Frame 1 (no input): blank canvas, image omitted
Frame 60 (no input): blank canvas, image omitted
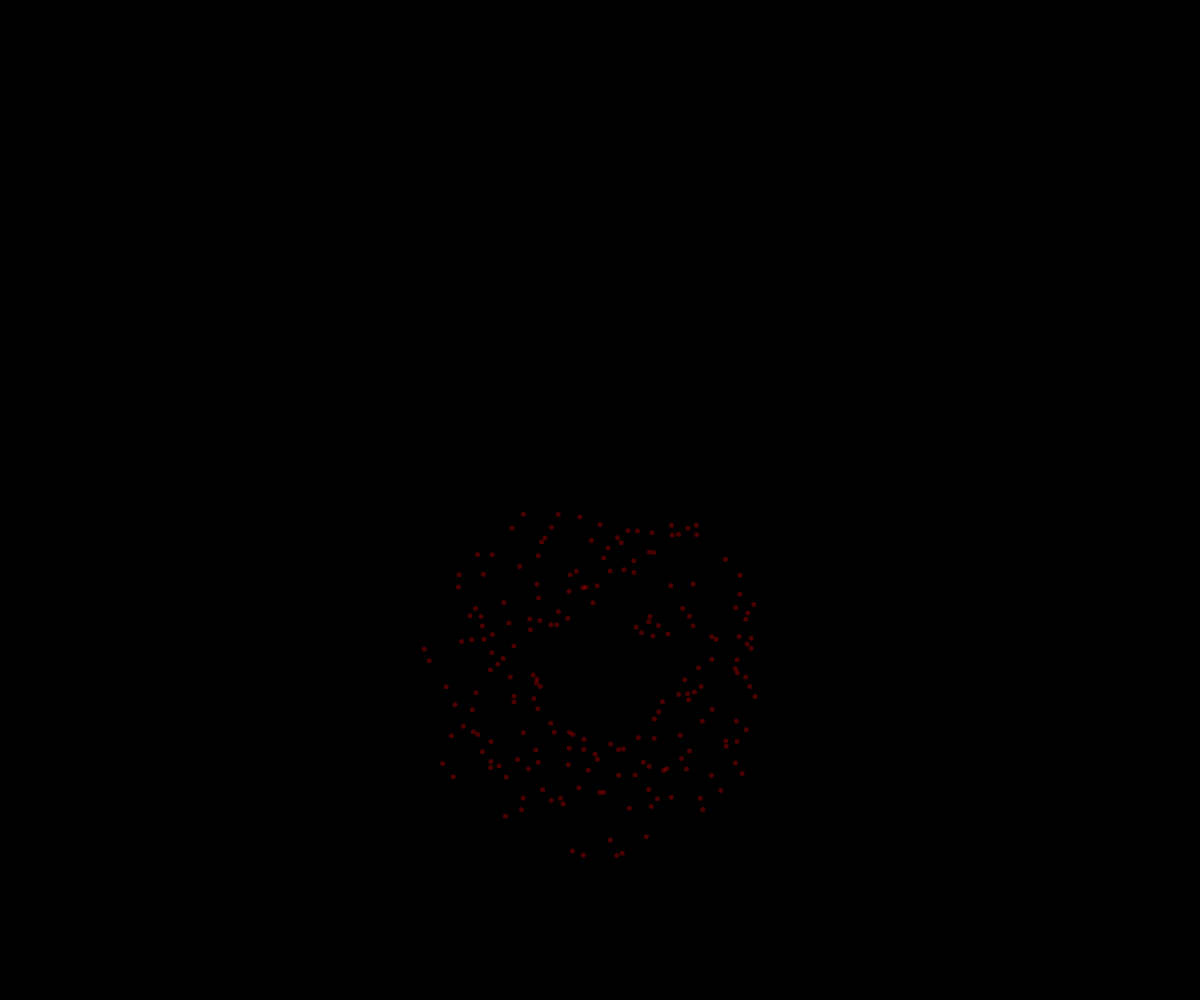
Frame 120 (the mouse pressed at the canvas centre since frame 60)

The p5.js sketch whose frames 1 and 60 were blank and that drew this single picture after the mouse press (run headless with seeded random() and noise() and a simulated clock; from frame 60 on, the mouse is pressed at the canvas centre):

// p5.js sketch
// ── sketch.js
// Fireworks OOP Demo

const NUMBER_OF_FIREWORKS_PER_CLICK = 200;

class Particle {
  constructor(x, y, dx, dy) {
    this.x = x;
    this.y = y;
    this.size = 5;
    this.dx = dx;
    this.dy = dy;
    this.r = 255;
    this.g = 0;
    this.b = 0;
    this.opacity = 255;
  }

  display() {
    noStroke();
    fill(this.r, this.g, this.b, this.opacity);
    circle(this.x, this.y, this.size);
  }

  update() {
    // Move the Particle
    this.x += this.dx;
    this.y += this.dy;

    // Apply basic gravity
    this.dy += 0.1;

    // Fade away over time
    this.opacity -= 3;
  }

  isDead() {
    return this.opacity <= 0;
  }

}

let theFireworks = [];


function setup() {
  createCanvas(windowWidth, windowHeight);
  angleMode(DEGREES);
}

function draw() {
  background(0);

  for (let firework of theFireworks) {
    if (firework.isDead()) {
      // Delete It
      let index = theFireworks.indexOf(firework);
      theFireworks.splice(index,1);
    }
    else {
      // Move and display it
      firework.update();
      firework.display();
    }
  }

}

function mousePressed() {
  let angle = 0;
  for (let i = 0; i < NUMBER_OF_FIREWORKS_PER_CLICK; i++) {
    let speed = random(1,3);
    let dx = cos(angle) * speed;
    let dy = sin(angle) * speed;
    let someFirework = new Particle(mouseX,mouseY, dx, dy);
    theFireworks.push(someFirework);

    angle += 360 / NUMBER_OF_FIREWORKS_PER_CLICK;
  }
}
